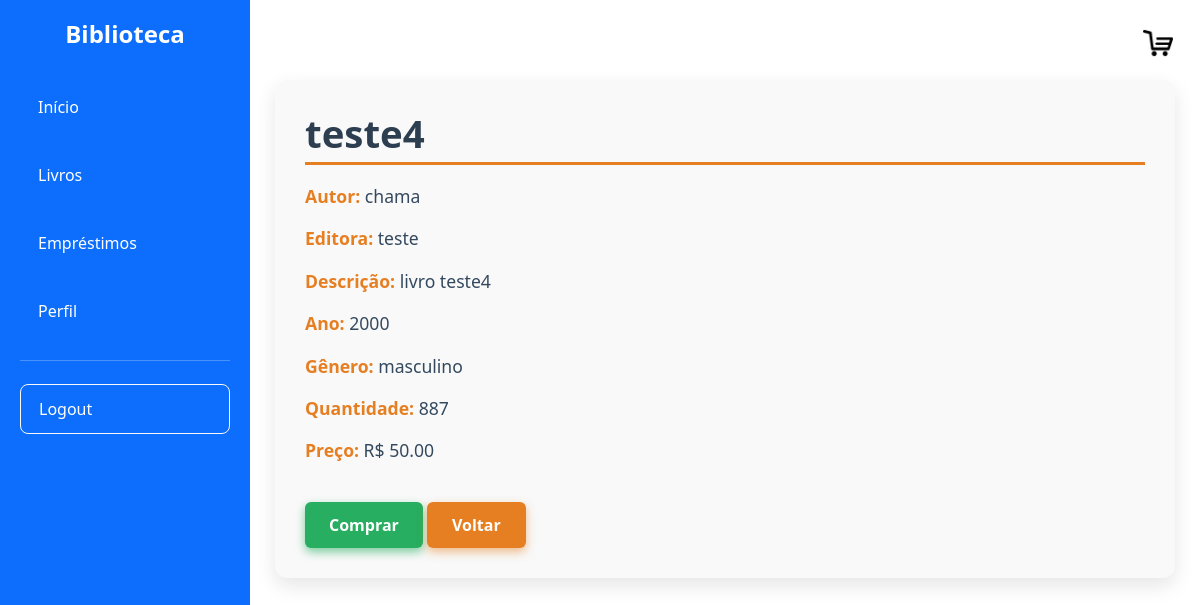
The page /livros/detalhes/4 (signed in) on the database as committed earlier.
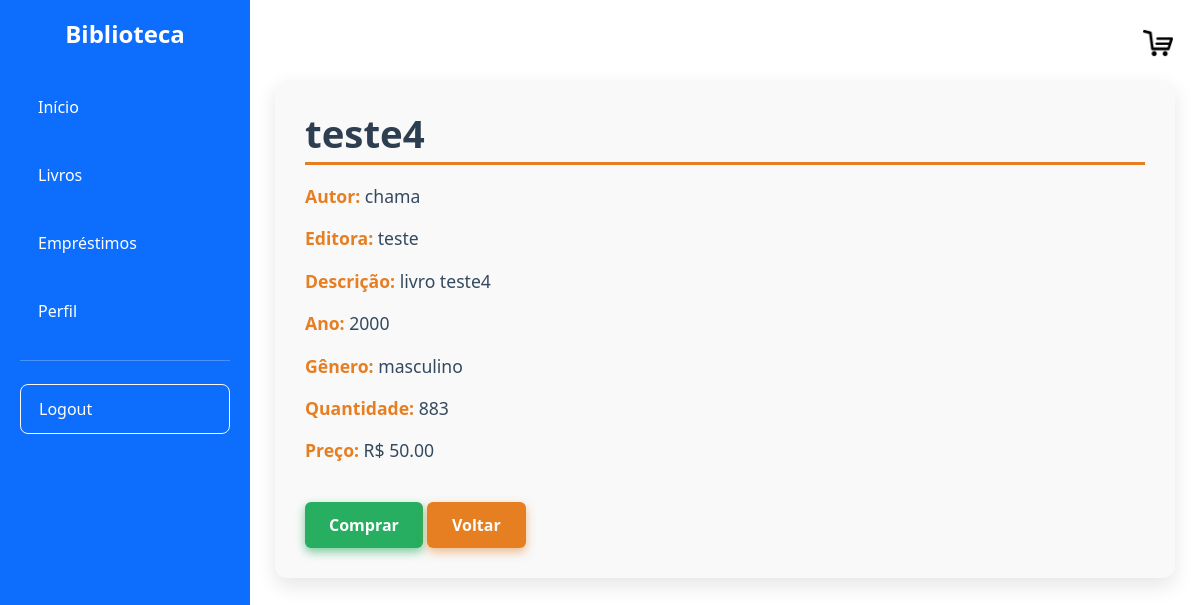
The same page on the database as committed later.
### models/livro.py (models this page shows)
class Livro(db.Model):
    __tablename__ = 'tb_livros'
    liv_id = db.Column(db.Integer, primary_key=True)
    liv_titulo = db.Column(db.String(200), nullable=False)
    liv_descricao = db.Column(db.String(450), nullable=False)
    liv_editora = db.Column(db.String(100))
    liv_ano = db.Column(db.Integer)
    liv_autor = db.Column(db.String(100))
    liv_genero = db.Column(db.String(50))
    liv_quantidade = db.Column(db.Integer)
    liv_preco = db.Column(db.Float, nullable=False, default=0.0)

### controllers/livros.py (the view)
@livros_bp.route("/detalhes/<int:livro_id>")
@login_required
def detalhes_livro(livro_id):
    livro = Livro.query.get_or_404(livro_id)
    return render_template("livros_detalhes.html", livro=livro)

### templates/livros_detalhes.html (shortened to what this page needs)
{% extends 'base.html' %}
{% block content %}
<link rel="stylesheet" href="{{ url_for('static', filename='livros_detalhes.css') }}">
  <div class="detalhes-container">
    <div class="info-livro">
      <h2>{{ livro.liv_titulo }}</h2>
      <p><strong>Autor:</strong> {{ livro.liv_autor }}</p>
      <p><strong>Editora:</strong> {{ livro.liv_editora }}</p>
      <p><strong>Descrição:</strong>  {{ (livro.liv_descricao) }}</p>
      <p><strong>Ano:</strong> {{ livro.liv_ano }}</p>
      <p><strong>Gênero:</strong> {{ livro.liv_genero }}</p>
      <p><strong>Quantidade:</strong> {{ livro.liv_quantidade }}</p>
      <p><strong>Preço:</strong> R$ {{ "%.2f"|format(livro.liv_preco) }}</p>
      <div class="botoes-container">
        <button class="btn-comprar">Comprar</button>
        <a href="{{ url_for('livros.lista_livros') }}" class="btn-voltar">Voltar</a>
      </div>
    </div>
  </div>
{% endblock %}

Rows that differ between the two databases and show on the page:
changed Livro "teste4": liv_quantidade "887" → "883"
